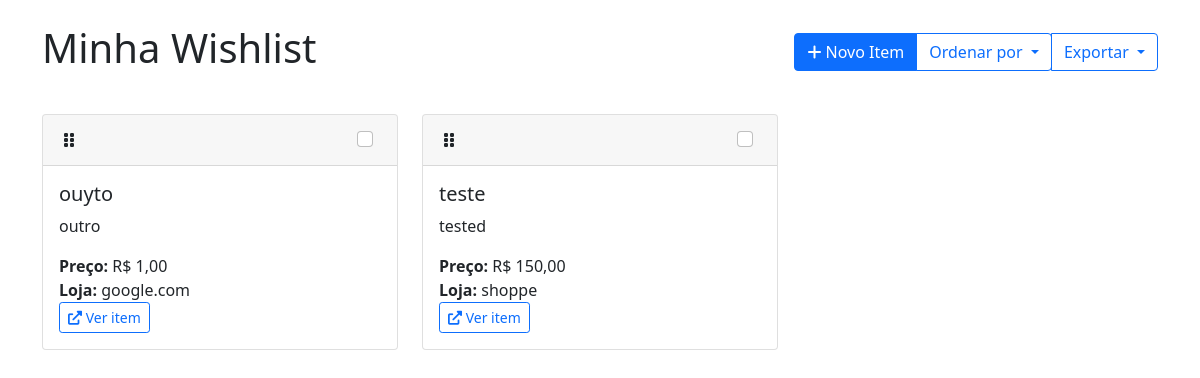
Before: / with the older database file.
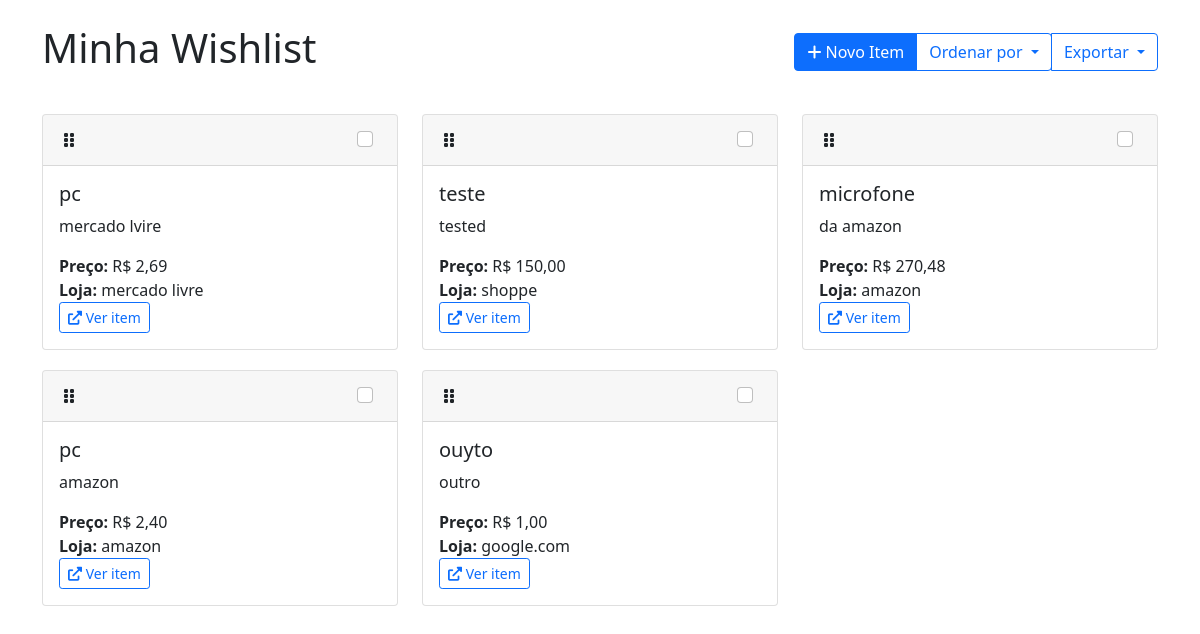
After: the same page with the newer database file.
### apps/wishlist/models.py (models this page shows, shortened)
class WishlistItem(models.Model):
    nome = models.CharField(max_length=200)
    descricao = models.TextField(blank=True)
    preco = models.DecimalField(max_digits=10, decimal_places=2)
    link = models.URLField()
    loja = models.CharField(max_length=100, blank=True)
    status = models.CharField(
        max_length=20,
        choices=[
            ('pendente', 'Pendente'),
            ('em_analise', 'Em Análise'),
            ('comprado', 'Comprado')
        ],
        default='pendente'
    )
    data_adicao = models.DateTimeField(auto_now_add=True)
    ordem_personalizada = models.IntegerField(default=0)
    class Meta:
        ordering = ['ordem_personalizada', 'nome']

### apps/wishlist/views.py (the view)
# urls.py: path('', views.index, name='index'),
def index(request):
    order_by = request.GET.get('order_by', 'ordem_personalizada')
    items = WishlistItem.objects.all().order_by(order_by)
    return render(request, 'wishlist/index.html', {'items': items})

### templates/wishlist/index.html (shortened to what this page needs)
<!DOCTYPE html>
<html lang="pt-br">
<head>
    <link href="https://cdn.jsdelivr.net/npm/bootstrap@5.1.3/dist/css/bootstrap.min.css" rel="stylesheet">
    <link rel="stylesheet" href="https://cdnjs.cloudflare.com/ajax/libs/font-awesome/6.0.0/css/all.min.css">
</head>
<body>
    <div class="container mt-4">
        <div class="d-flex justify-content-between align-items-center mb-4">
            <h1>Minha Wishlist</h1>
            <div class="btn-group">
                <button class="btn btn-primary" data-bs-toggle="modal" data-bs-target="#addItemModal">
                    <i class="fas fa-plus"></i> Novo Item
                </button>
                <button class="btn btn-outline-primary dropdown-toggle" data-bs-toggle="dropdown">
                    Ordenar por
                </button>
                <button class="btn btn-outline-primary dropdown-toggle" data-bs-toggle="dropdown">
                    Exportar
                </button>
            </div>
        </div>
        <div id="wishlist-items" class="row">
            {% for item in items %}
            <div class="col-md-6 col-lg-4 item-card" data-id="{{ item.id }}">
                <div class="card">
                    <div class="card-header d-flex justify-content-between align-items-center">
                        <span class="drag-handle"><i class="fas fa-grip-vertical"></i></span>
                        <div class="form-check">
                            <input type="checkbox" class="form-check-input" {% if item.status == 'comprado' %}checked{% endif %}
                                onchange="updateStatus({{ item.id }}, this.checked)">
                        </div>
                    </div>
                    <div class="card-body">
                        <h5 class="card-title">{{ item.nome }}</h5>
                        <p class="card-text">{{ item.descricao }}</p>
                        <p class="card-text">
                            <strong>Preço:</strong> R$ {{ item.preco }}<br>
                            <strong>Loja:</strong> {{ item.loja }}<br>
                            <a href="{{ item.link }}" target="_blank" class="btn btn-sm btn-outline-primary">
                                <i class="fas fa-external-link-alt"></i> Ver item
                            </a>
                        </p>
                    </div>
                </div>
            </div>
            {% endfor %}
        </div>
    </div>
</body>
</html>

### templates/wishlist/index.html (style rules this page uses)
.item-card { margin: 10px 0; }
.drag-handle { cursor: move; padding: 5px; }

Changed rows visible on the page:
added WishlistItem: nome "pc", descricao "mercado lvire", preco "2,69", loja "mercado livre"
shown differently, row unchanged: WishlistItem "teste": moves up the list
added WishlistItem: nome "microfone", descricao "da amazon", preco "270,48", loja "amazon"
added WishlistItem: nome "pc", descricao "amazon", preco "2,40", loja "amazon"
